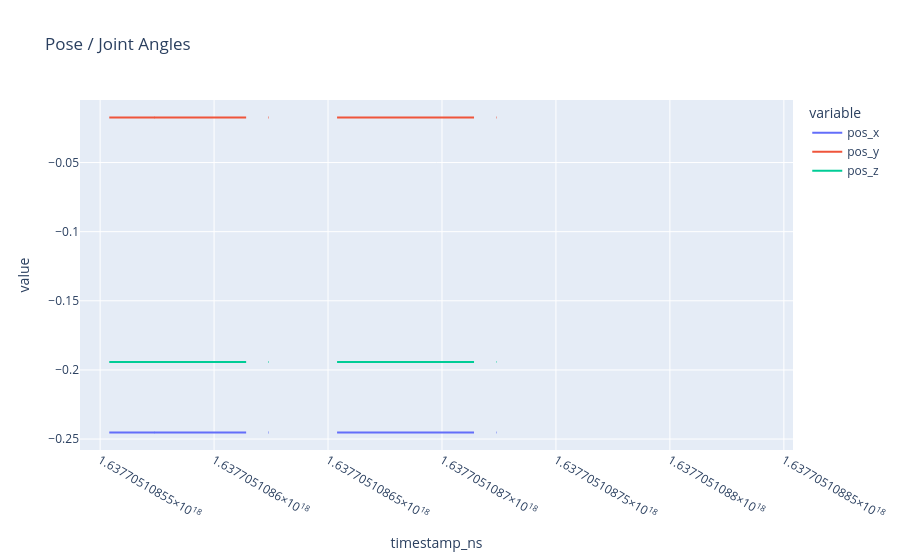

Notebook code cell kept with this figure:
### Code cell
pose_cols = [c for c in df_flat.columns if "joint_" in c or "pos_" in c]
if pose_cols:
    fig = px.line(df_flat, x="timestamp_ns", y=pose_cols, title="Pose / Joint Angles")
    fig.show()
else:
    print("No pose or joint angle columns found.")

### Figure 1 — Plotly figure (JSON) as saved in the notebook; plotly's stock layout.template omitted (floating-point values rounded to 4 significant figures; data arrays with more than 128 entries replaced by an {"elided": "..."} marker saying what was removed)
{"data": [{"hovertemplate": "variable=pos_x<br>timestamp_ns=%{x}<br>value=%{y}<extra></extra>", "legendgroup": "pos_x", "line": {"color": "#636efa", "dash": "solid"}, "marker": {"symbol": "circle"}, "mode": "lines", "name": "pos_x", "orientation": "v", "showlegend": true, "type": "scatter", "x": {"elided": "182 int values"}, "xaxis": "x", "y": {"elided": "182 float values"}, "yaxis": "y"}, {"hovertemplate": "variable=pos_y<br>timestamp_ns=%{x}<br>value=%{y}<extra></extra>", "legendgroup": "pos_y", "line": {"color": "#EF553B", "dash": "solid"}, "marker": {"symbol": "circle"}, "mode": "lines", "name": "pos_y", "orientation": "v", "showlegend": true, "type": "scatter", "x": {"elided": "182 int values"}, "xaxis": "x", "y": {"elided": "182 float values"}, "yaxis": "y"}, {"hovertemplate": "variable=pos_z<br>timestamp_ns=%{x}<br>value=%{y}<extra></extra>", "legendgroup": "pos_z", "line": {"color": "#00cc96", "dash": "solid"}, "marker": {"symbol": "circle"}, "mode": "lines", "name": "pos_z", "orientation": "v", "showlegend": true, "type": "scatter", "x": {"elided": "182 int values"}, "xaxis": "x", "y": {"elided": "182 float values"}, "yaxis": "y"}], "layout": {"legend": {"title": {"text": "variable"}, "tracegroupgap": 0}, "title": {"text": "Pose / Joint Angles"}, "xaxis": {"anchor": "y", "domain": [0, 1], "title": {"text": "timestamp_ns"}}, "yaxis": {"anchor": "x", "domain": [0, 1], "title": {"text": "value"}}}}
